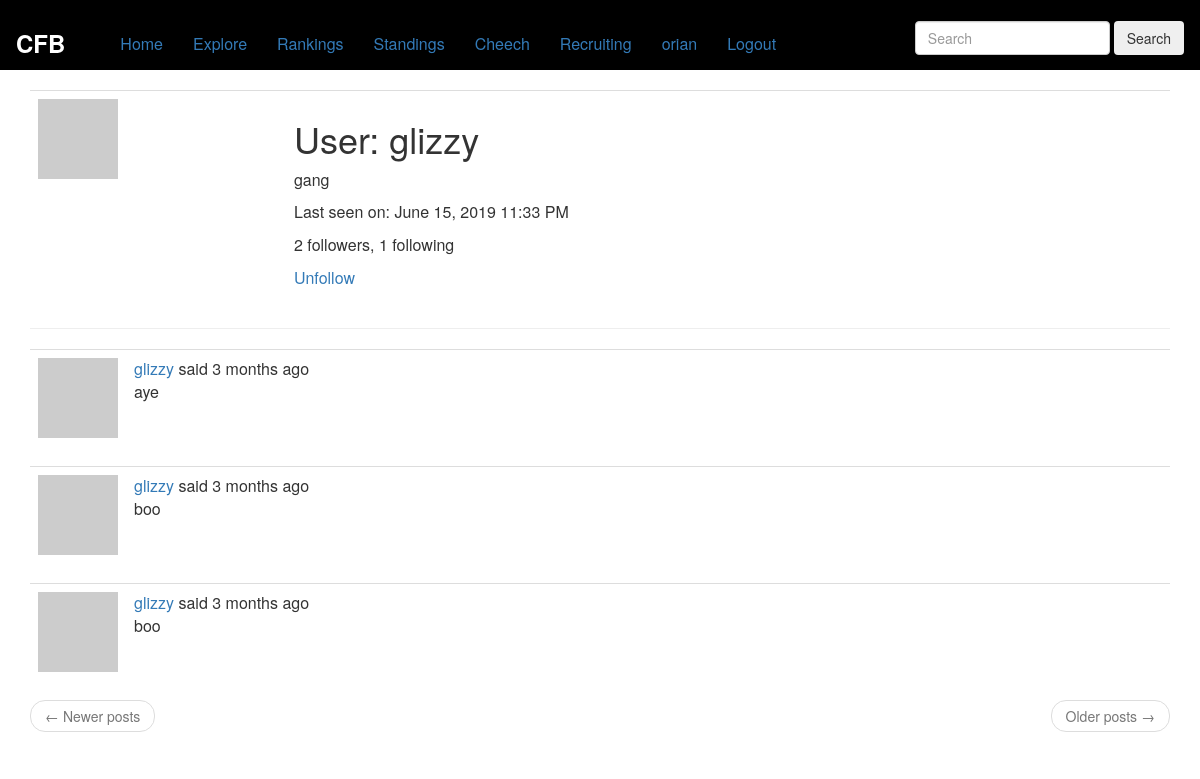
The app's page /user/glizzy (signed in), older data.
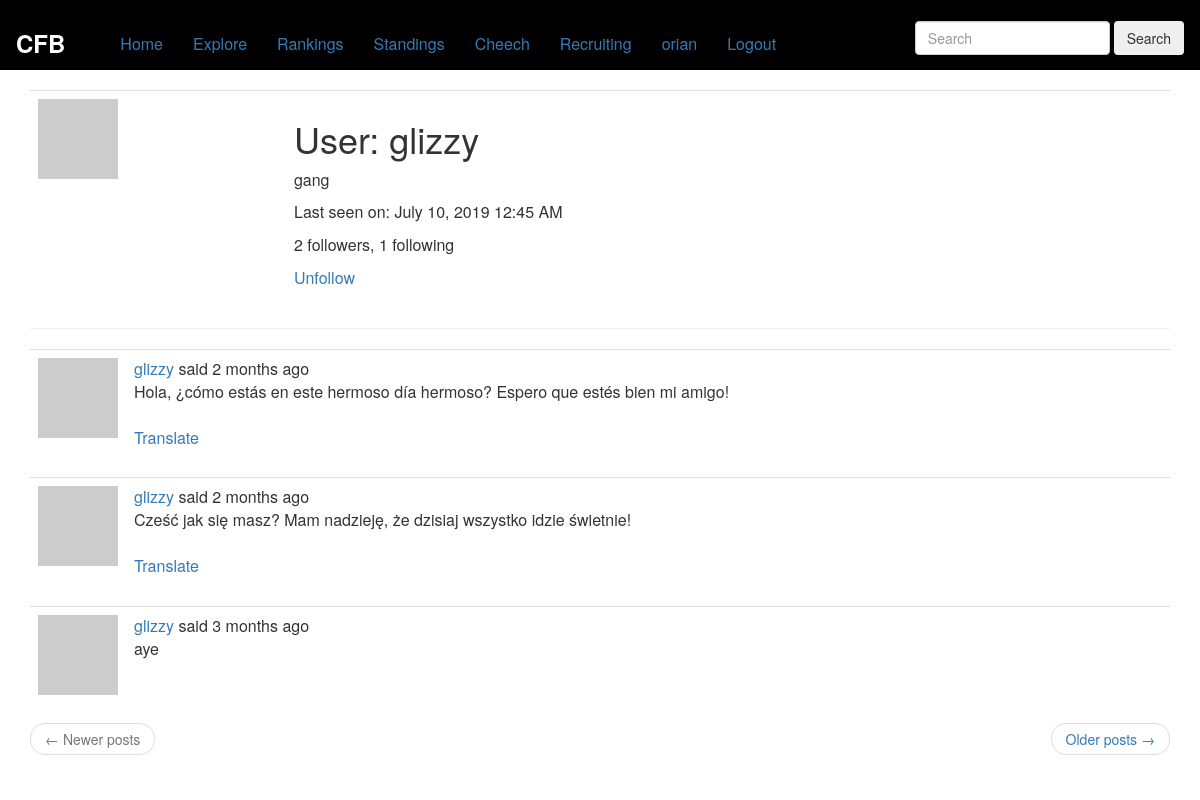
The same page, newer data.
### app/models.py (models this page shows, shortened)
class User(UserMixin, db.Model):
    id = db.Column(db.Integer, primary_key=True)
    username = db.Column(db.String(64), index=True, unique=True)
    email = db.Column(db.String(120), index=True, unique=True)
    password_hash = db.Column(db.String(128))
    posts = db.relationship('Post', backref='author',lazy='dynamic')
    about_me = db.Column(db.String(140))
    last_seen = db.Column(db.DateTime, default=datetime.utcnow)
    followed = db.relationship(
        'User', secondary=followers,
        primaryjoin=(followers.c.follower_id == id),
        secondaryjoin=(followers.c.followed_id == id),
        backref=db.backref('followers',lazy='dynamic'), lazy='dynamic')
    def avatar(self, size):
        digest = md5(self.email.lower().encode('utf-8')).hexdigest()
        return 'https://www.gravatar.com/avatar/{}?d=identicon&s={}'.format(digest, size)
    def is_following(self, user):
        return self.followed.filter(
            followers.c.followed_id == user.id).count() > 0

class Post(db.Model):
    id = db.Column(db.Integer, primary_key=True)
    body = db.Column(db.String(140))
    timestamp = db.Column(db.DateTime, index=True, default=datetime.utcnow)
    user_id = db.Column(db.Integer, db.ForeignKey('user.id'))
    language = db.Column(db.String(5))

### app/main/routes.py (the view)
@bp.route('/user/<username>')
@login_required
def user(username):
    user = User.query.filter_by(username=username).first_or_404()
    page = request.args.get('page', 1, type=int)
    posts = user.posts.order_by(Post.timestamp.desc()).paginate(
        page, current_app.config['POSTS_PER_PAGE'], False)
    next_url = url_for('main.user', username=user.username,
                       page=posts.next_num) if posts.has_next else None
    prev_url = url_for('main.user', username=user.username,
                       page=posts.prev_num) if posts.has_prev else None
    return render_template('user.html', user=user, posts=posts.items,
                           next_url=next_url, prev_url=prev_url)

### app/main/routes.py (called while the page is built)
@bp.before_app_request
def before_request():
    if current_user.is_authenticated:
        current_user.last_seen = datetime.utcnow()
        db.session.commit()
    g.locale = str(get_locale())

### app/models.py (called while the page is built)
@login.user_loader
def load_user(id):
    return User.query.get(int(id))

### app/templates/user.html
{% extends "base.html" %}
{% block app_content %}
	<table class="table table-hover">
		<tr>
			<td width="256px"><img src="{{ user.avatar(256) }}"></td>
			<td>
				<h1>{{ _('User') }}: {{ user.username }}</h1>
				{% if user.about_me %}<p>{{ user.about_me }}</p>{% endif %}
				{% if user.last_seen %}
					<p>{{ _('Last seen on') }}: {{ moment(user.last_seen).format('LLL') }}</p>
				{% endif %}
				<p>{{ _('%(count)d followers', count=user.followers.count()) }}, {{ _('%(count)d following', count=user.followed.count()) }}</p>
				{% if user == current_user %}
				<p><a href="{{ url_for('edit_profile') }}">{{ _('Edit your profile') }}</a></p>
				{% elif not current_user.is_following(user) %}
				<p><a href="{{ url_for('main.follow', username=user.username) }}">{{ _('Follow') }}</a></p>
				{% else %}
				<p><a href="{{ url_for('main.unfollow', username=user.username) }}">{{ _('Unfollow') }}</a></p>
				{% endif %}
			</td>
		</tr>
	</table>
	<hr>
	{% for post in posts %}
		{% include '_post.html' %}
	{% endfor %}
	<nav aria-label="...">
        <ul class="pager">
            <li class="previous{% if not prev_url %} disabled{% endif %}">
                <a href="{{ prev_url or '#' }}">
                    <span aria-hidden="true">&larr;</span> {{ _('Newer posts') }}
                </a>
            </li>
            <li class="next{% if not next_url %} disabled{% endif %}">
                <a href="{{ next_url or '#' }}">
                    {{ _('Older posts') }} <span aria-hidden="true">&rarr;</span>
                </a>
            </li>
        </ul>
    </nav>
{% endblock %}

### app/templates/_post.html (shortened to what this page needs)
<table class="table table-hover">
	<tr>
		<td width="70px">
			<a href="{{ url_for('main.user', username=post.author.username) }}">
				<img src="{{ post.author.avatar(36) }}">
			</a>
		</td>
		<td>
			{{ _('%(username)s said %(when)s', username=user_link, when=moment(post.timestamp).fromNow())}}
			<br>
			<span id="post{{ post.id }}">{{ post.body }}</span>
			{% if post.language and post.language != g.locale %}
			<br><br>
			<span id="translation{{ post.id }}">
                    <a href="javascript:translate(
                                '#post{{ post.id }}',
                                '#translation{{ post.id }}',
                                '{{ post.language }}',
                                '{{ g.locale }}');">{{ _('Translate') }}</a>
            </span>
			{% endif %}
		</td>
	</tr>
</table>

Row changes from the older to the newer data that the page shows:
no longer on this page (row unchanged): Post: body "boo"
no longer on this page (row unchanged): Post: body "boo"
changed User "glizzy": last_seen "June 15, 2019 11:33 PM" → "July 10, 2019 12:45 AM"
added Post: body "Hola, ¿cómo estás en este hermoso día hermoso? Espero que estés bien mi amigo!"
added Post: body "Cześć jak się masz? Mam nadzieję, że dzisiaj wszystko idzie świetnie!"
